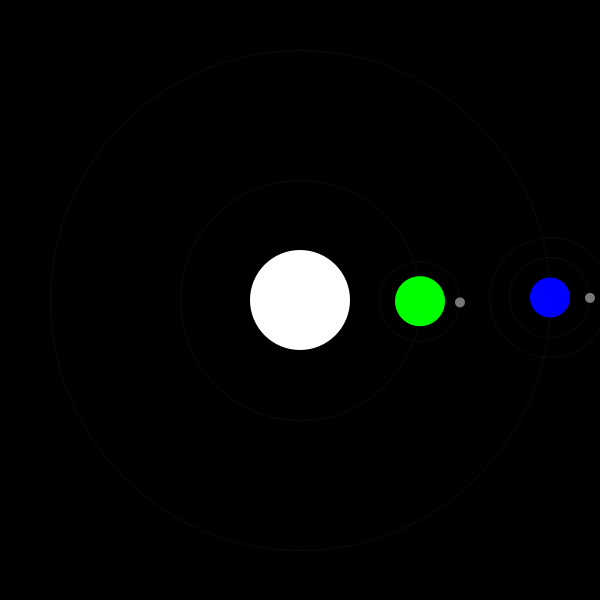
Frame 1 (no input)
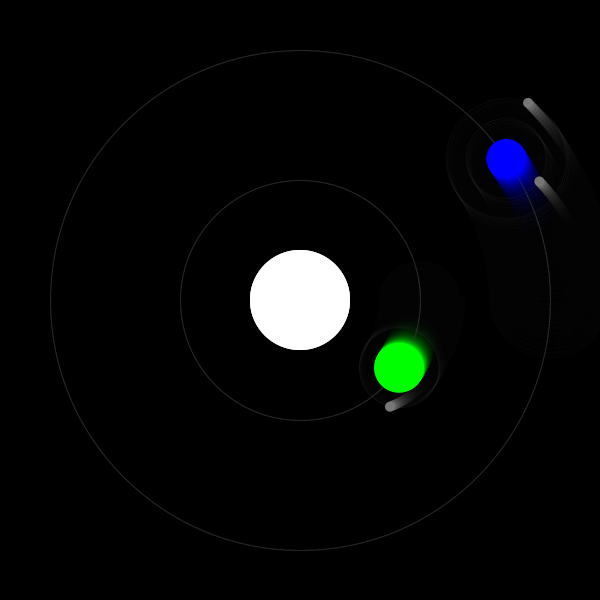
Frame 60 (the mouse pressed at the canvas centre just before this capture)
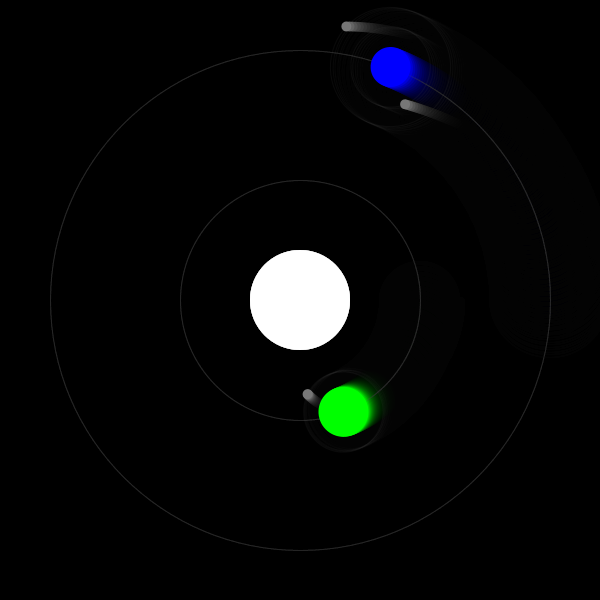
Frame 120 (the mouse held since frame 60 and released just before this capture)

The Processing sketch that drew these frames (run headless with seeded random() and noise(); from frame 60 on, the mouse is pressed at the canvas centre):

// Processing sketch: sketch_251106b
// ── sketch_251106b.pde
// Solar system simulation using transformations

class Orb
{
  // Attributes
  protected int col;
  protected float size,speed,angle,distance;
  protected ArrayList<Orb> children;
  
  // Methods
  Orb(int col,float size,float speed,float distance)
  {
    this.col=col; // Set up the Orb
    this.size=size;
    this.speed=speed;
    angle=0;
    this.distance=distance;
    children=new ArrayList<Orb>();
  }
  // Add a child Orb
  public void addChild(Orb child)
  {
    children.add(child); // Append to the list
  }
  // Run the simulation
  public void step()
  {
    // Draw the orbit
    noFill();
    stroke(#555555,30);
    circle(0,0, distance*2);
    
    // Step the simulation
    angle=angle+speed;
    rotate(angle);
    translate(distance,0);
    
    // Draw the orb
    noStroke();
    fill(col);
    circle(0,0, size);
    
    // Draw the children
    for(int i=0; i<children.size(); i++)
    {
      pushMatrix(); // Save the transformation
      // Call the child
      children.get(i).step();
      popMatrix(); // Retrieve the old transformation
    }
  }
}

// Declare the Orbs
Orb sun, planet1,planet2, moon1,moon2,moon3;

void setup()
{
  size(600,600);
  background(0);
  
  // Create the sun, planets and moons
  sun=new Orb(#ffffff,100,0,0);
  
  planet1=new Orb(#00ff00,50,0.01,120);
  planet2=new Orb(#0000ff,40,-0.01,250);

  moon1=new Orb(#777777,10,0.02,40);
  moon2=new Orb(#777777,10,0.02,40);
  moon3=new Orb(#777777,10,-0.01,60);
  
  // Build the tree
  sun.addChild(planet1);
  sun.addChild(planet2);

  planet1.addChild(moon1);
  planet2.addChild(moon2);
  planet2.addChild(moon3);
}

void draw()
{
  //background(0);
  // Poor man's motion blur
  fill(0,40); // Translucent black
  rect(-1,-1, width+2,height+2);
  
  translate(width/2,height/2); // Center the origo
  
  sun.step(); // Run the simulation
}
